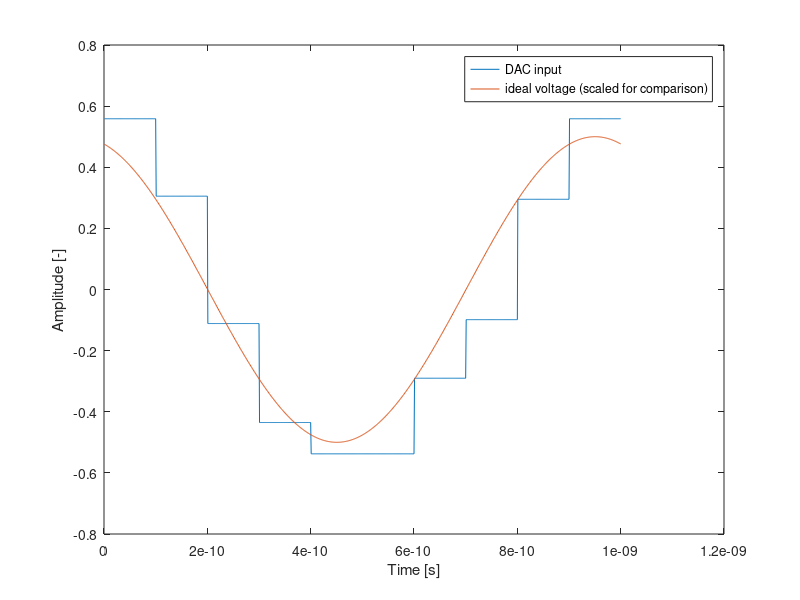
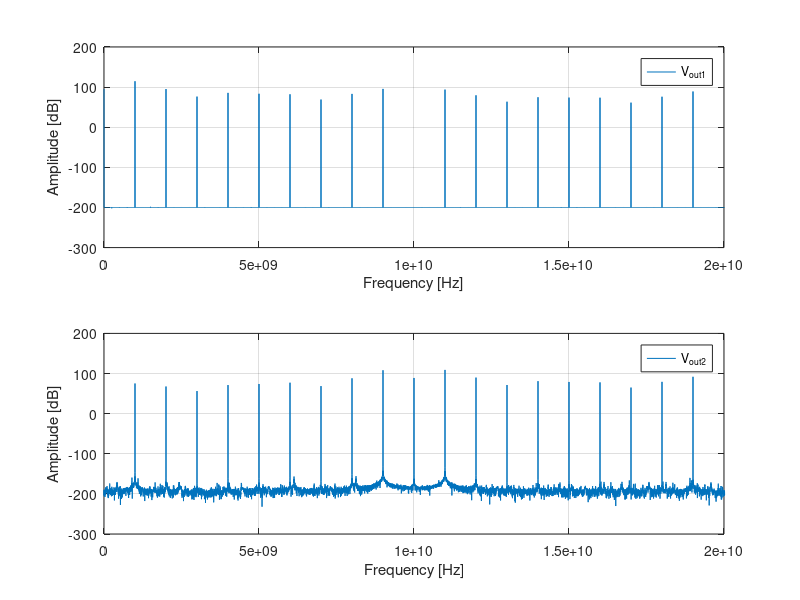

Write MATLAB code to recreate these figures, in order. (Note: this script raises an error after producing the figures.)
% Cleanup
clear all;
close all;
clc;

clear;
close all;

% Set the Larmor frequencies of the qubits (3 qubits)
f0 = [11e9, 12e9, 13e9];

% Set the Rabi frequencies
fR = [1e6, 1e6, 1e6];

%define microwave frequency
fosc=10e9; %[Hz]


%number of bits of the DAC
N=10;

%sample frequency of the DAC
fsample=10e9;

% define input signal
% input amplitude 
A=[10e-3 0 0]; %[V]
% input frequency 
fin=[1 2 3]*1e9; %[Hz]
% inout phases
ph_in=[0.31 0 0]; %[rad]

% total simulation time. It is computed as the time needed for a pi
% rotation for Q1
T=1/fR(1)/2; %[s]
% simulation time step
dt=1e-12; %[s]
% define time vector
t=dt:dt:T; %[s]


% input signal
in=A(1)*cos(2*pi*fin(1)*t+ph_in(1))+...
    A(2)*cos(2*pi*fin(2)*t+ph_in(2))+...
    A(3)*cos(2*pi*fin(2)*t+ph_in(3)); %[V]

%sampling the input signal
in_sampled=in(1:1/(fsample*dt):end);

%quantize the signal on N-bit
%first, scale the signal to fit in [0:2^N-1] range, then round it
Din=round((in_sampled-min(in))/(max(in)-min(in))*(2^N-1));

%DAC output range
DAC_or=1; %[V]
%DAC step
LSB=DAC_or/(2^N-1);
%define DAC array
DAC=LSB*[0 ones(1,2^N-1)];
output_levels=cumsum(DAC);

%define the variance of the mismatch and also calculate the standard
%deviation
var_mismatch = 0.01;
std_mismatch_dev = sqrt(var_mismatch);

% generate normally distributed mismatch errors for each element in output_levels
errors = normrnd(0, std_mismatch_dev, size(output_levels));

% add the errors to output_levels to simulate the mismatch error
noisy_levels = output_levels + errors;

% apply the noisy levels to the input signal
VDAC = noisy_levels(Din+1);

%add S/H
tmp=ones(1/(fsample*dt),1)*VDAC;
VoutDAC=tmp(:)'-DAC_or/2;
clear tmp

figure
plot(t(1:1000),VoutDAC(1:1000),t(1:1000),(in(1:1000)-min(in))/(max(in)-min(in))*DAC_or-DAC_or/2);
xlabel('Time [s]')
ylabel('Amplitude [-]')
legend('DAC input','ideal voltage (scaled for comparison)')

G1=3.75/sinc(fin(1)/fsample); %[-]

Vout1=G1*VoutDAC;

Vmix=Vout1.*cos(2*pi*t*fosc);

G2=1; %[-]

Vout2=G2*Vmix;


%compute fft
V2=abs(fft(Vout2));
V2dB=20*log10(V2); %[dB]
V1=abs(fft(Vout1)+1e-10);
V1dB=20*log10(V1); %[dB]
% FFT resolution
fres=1/T; %[Hz]
% maximum FFT frequency
fmax=1/dt; %[Hz]
% frequency vector
f=0:fres:(fmax-fres); %[Hz]

%% plot FFT
figure
subplot(2,1,1)
plot(f,V1dB)
xlabel('Frequency [Hz]')
ylabel('Amplitude [dB]')
legend('V_{out1}')
xlim([0 20]*1e9)
grid

subplot(2,1,2)
plot(f,V2dB)
hold off
xlabel('Frequency [Hz]')
ylabel('Amplitude [dB]')
legend('V_{out2}')
xlim([0 20]*1e9)
grid

%%
% Simulate and plot
[U, probabilities] = spine(fR, f0, dt, Vout2, 10);


% Compute fidelity of the operation on qubit 1
% Ideal transformation representing a pi-rotation around X
 Uideal = [0 1;
           1 0];
% Compute fidelity by comparing the actual transformation to the ideal one
F1 = fidelity(U(:, :, 1), Uideal);

% For the other 2 qubits, we would like to compare the actual transormation
% to the identity operation (I). However, any leakage form the driving
% signal is going to induce Z-rotations on the qubits. Such rotations can
% be easily cancelled by software, i.e. by not applying any extra
% electrical pulse. This correction is currently not implemented in this
% code to make it easier for the students. However, for the simple case in
% which the qubits ar einitialized in |0>, the fidelity on idel qubits can
% be simply computed by measuring the qubit along Z. This measurmenet is
% insensitive with respect to rotazion around Z.
F2=probabilities(3,end,2);
F3=probabilities(3,end,3);


disp(['Fidelity of qubit 1: ' num2str(F1*100) '%']);
disp(['Fidelity of qubit 2: ' num2str(F2*100) '%']);
disp(['Fidelity of qubit 3: ' num2str(F3*100) '%']);
